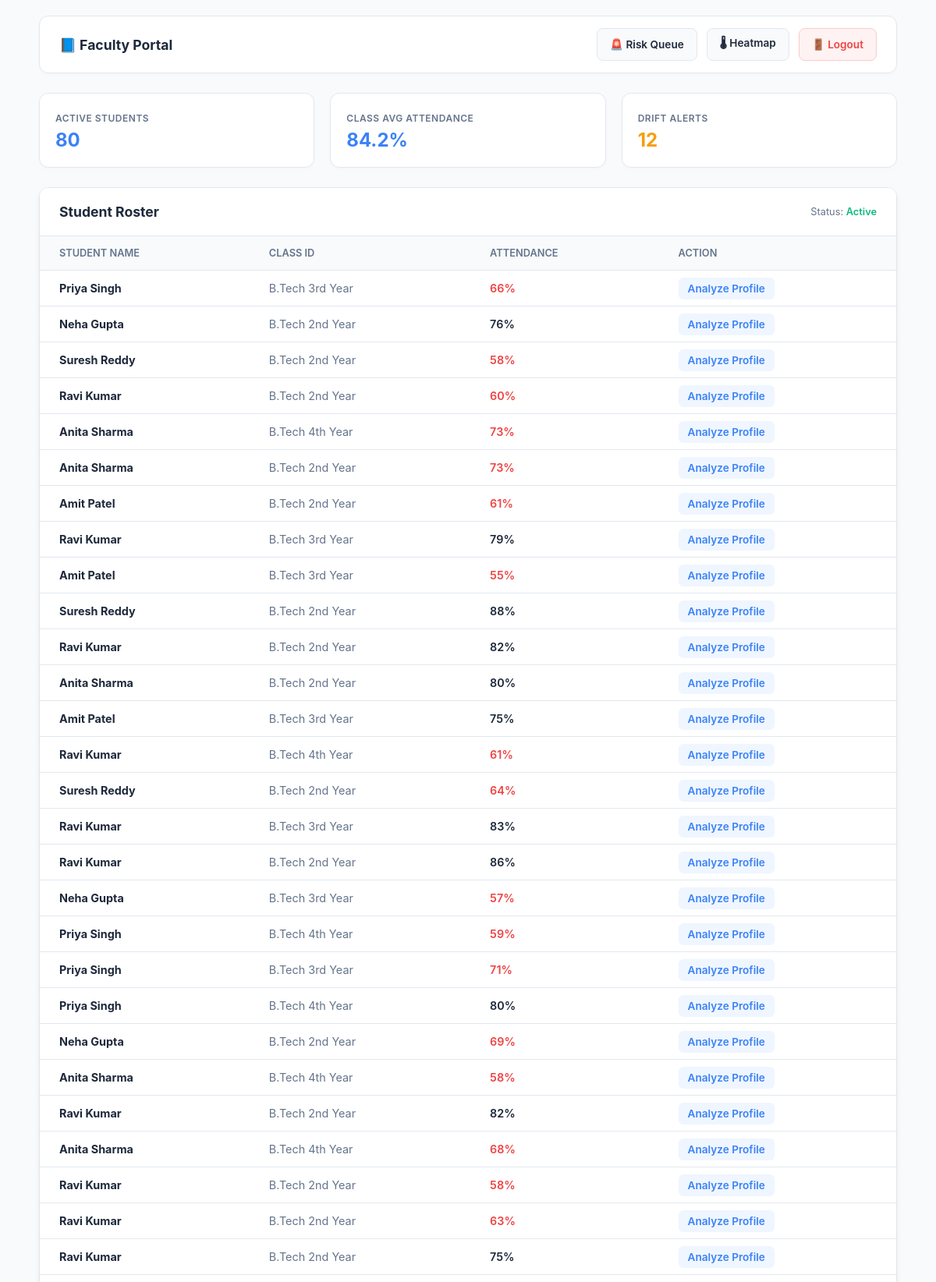
The page /faculty (signed in, upper part) on the database its author committed.
### tables this page shows
CREATE TABLE students (
    id INTEGER PRIMARY KEY AUTOINCREMENT,
    name TEXT,
    email TEXT UNIQUE,
    father TEXT,
    mother TEXT,
    mobile TEXT,
    class TEXT,
    attendance INTEGER,
    exams_attempted INTEGER,
    extracurricular TEXT
);

### app.py (the view)
@app.route("/faculty")
def faculty_dashboard():
    if session.get("role") != "faculty":
        return redirect("/login")
    con = db()
    cur = con.cursor()
    cur.execute("SELECT id, name, class, attendance FROM students")
    students = cur.fetchall()
    con.close()
    return render_template("faculty_dashboard.html", students=students)

### app.py (called while the page is built)
def db():
    return sqlite3.connect("database.db")

### templates/faculty_dashboard.html (shortened to what this page needs)
<!DOCTYPE html>
<html lang="en">
<head>
</head>
<body>
<div class="dashboard-wrapper">
    <nav class="top-nav">
        <div class="nav-brand">📘 Faculty Portal</div>
        <div class="nav-links">
            <a href="/faculty/risk" class="nav-btn">🚨 Risk Queue</a>
            <a href="/faculty/heatmap" class="nav-btn">🌡 Heatmap</a>
            <a href="/logout" class="nav-btn btn-logout">🚪 Logout</a>
        </div>
    </nav>
    <div class="summary-stats">
        <div class="stat-card">
            <small>Active Students</small>
            <div>{{ students|length }}</div>
        </div>
        <div class="stat-card">
            <small>Class Avg Attendance</small>
            <div>84.2%</div>
        </div>
        <div class="stat-card">
            <small>Drift Alerts</small>
            <div style="color: #f59e0b;">12</div>
        </div>
    </div>
    <div class="table-card">
        <div class="table-header">
            <h2>Student Roster</h2>
            <div style="font-size: 0.8rem; color: var(--text-gray);">Status: <span style="color: #10b981; font-weight: 600;">Active</span></div>
        </div>
        <table>
            <thead>
                <tr>
                    <th>Student Name</th>
                    <th>Class ID</th>
                    <th>Attendance</th>
                    <th>Action</th>
                </tr>
            </thead>
            <tbody>
                {% for s in students %}
                <tr>
                    <td><strong>{{ s[1] }}</strong></td>
                    <td><span style="color: var(--text-gray);">{{ s[2] }}</span></td>
                    <td>
                        <span style="font-weight: 600; color: {% if s[3]|int < 75 %}var(--danger-red){% else %}#1e293b{% endif %}">
                            {{ s[3] }}%
                        </span>
                    </td>
                    <td>
                        <a href="/faculty/student/{{ s[0] }}" class="view-link">Analyze Profile</a>
                    </td>
                </tr>
                {% endfor %}
            </tbody>
        </table>
    </div>
</div>
</body>
</html>

### templates/faculty_dashboard.html (style rules this page uses)
:root { --primary-navy: #1e293b; --accent-blue: #3b82f6; --bg-slate: #f8fafc; --white: #ffffff; --border-color: #e2e8f0; --text-gray: #64748b; --danger-red: #ef4444; }
body { font-family: 'Inter', -apple-system, BlinkMacSystemFont, "Segoe UI", Roboto, sans-serif; background-color: var(--bg-slate); color: var(--primary-navy); margin: 0; padding: 20px; }
.dashboard-wrapper { max-width: 1100px; margin: 0 auto; }
.top-nav { display: flex; justify-content: space-between; align-items: center; background: var(--white); padding: 15px 25px; border-radius: 12px; border: 1px solid var(--border-color); margin-bottom: 25px; box-shadow: 0 2px 4px rgba(0,0,0,0.02); }
.nav-brand { font-weight: 700; font-size: 1.1rem; color: var(--primary-navy); }
.nav-links { display: flex; gap: 12px; }
.nav-btn { text-decoration: none; padding: 8px 16px; border-radius: 8px; font-size: 0.85rem; font-weight: 600; background: var(--bg-slate); color: var(--primary-navy); border: 1px solid var(--border-color); transition: all 0.2s; display: flex; align-items: center; gap: 6px; }
.btn-logout { color: var(--danger-red); border-color: #fecaca; background: #fef2f2; }
.summary-stats { display: grid; grid-template-columns: repeat(auto-fit, minmax(200px, 1fr)); gap: 20px; margin-bottom: 25px; }
.stat-card { background: var(--white); padding: 20px; border-radius: 12px; border: 1px solid var(--border-color); box-shadow: 0 2px 4px rgba(0,0,0,0.02); }
.stat-card small { color: var(--text-gray); font-size: 0.75rem; text-transform: uppercase; letter-spacing: 0.5px; font-weight: 600; }
.stat-card div { font-size: 1.5rem; font-weight: 700; margin-top: 5px; color: var(--accent-blue); }
.table-card { background: var(--white); border-radius: 12px; border: 1px solid var(--border-color); box-shadow: 0 4px 6px -1px rgba(0, 0, 0, 0.1); overflow: hidden; }
.table-header { padding: 20px 25px; border-bottom: 1px solid var(--border-color); background: #fff; display: flex; justify-content: space-between; align-items: center; }
h2 { margin: 0; font-size: 1.1rem; font-weight: 700; }
table { width: 100%; border-collapse: collapse; }
th { background: #f8fafc; text-align: left; padding: 14px 25px; font-size: 0.8rem; font-weight: 600; color: var(--text-gray); text-transform: uppercase; border-bottom: 1px solid var(--border-color); }
td { padding: 14px 25px; border-bottom: 1px solid var(--border-color); font-size: 0.9rem; }
.view-link { color: var(--accent-blue); text-decoration: none; font-weight: 600; padding: 6px 12px; border-radius: 6px; background: #eff6ff; font-size: 0.85rem; transition: all 0.2s; }

### rows shown on the page
students: name "Priya Singh", class "B.Tech 3rd Year", attendance "66"
students: name "Neha Gupta", class "B.Tech 2nd Year", attendance "76"
students: name "Suresh Reddy", class "B.Tech 2nd Year", attendance "58"
students: name "Ravi Kumar", class "B.Tech 2nd Year", attendance "60"
students: name "Anita Sharma", class "B.Tech 4th Year", attendance "73"
students: name "Anita Sharma", class "B.Tech 2nd Year", attendance "73"
students: name "Amit Patel", class "B.Tech 2nd Year", attendance "61"
students: name "Ravi Kumar", class "B.Tech 3rd Year", attendance "79"
students: name "Amit Patel", class "B.Tech 3rd Year", attendance "55"
students: name "Suresh Reddy", class "B.Tech 2nd Year", attendance "88"
students: name "Ravi Kumar", class "B.Tech 2nd Year", attendance "82"
students: name "Anita Sharma", class "B.Tech 2nd Year", attendance "80"
students: name "Amit Patel", class "B.Tech 3rd Year", attendance "75"
students: name "Ravi Kumar", class "B.Tech 4th Year", attendance "61"
students: name "Suresh Reddy", class "B.Tech 2nd Year", attendance "64"
students: name "Ravi Kumar", class "B.Tech 3rd Year", attendance "83"
students: name "Ravi Kumar", class "B.Tech 2nd Year", attendance "86"
students: name "Neha Gupta", class "B.Tech 3rd Year", attendance "57"
students: name "Priya Singh", class "B.Tech 4th Year", attendance "59"
students: name "Priya Singh", class "B.Tech 3rd Year", attendance "71"
students: name "Priya Singh", class "B.Tech 4th Year", attendance "80"
students: name "Neha Gupta", class "B.Tech 2nd Year", attendance "69"
students: name "Anita Sharma", class "B.Tech 4th Year", attendance "58"
students: name "Ravi Kumar", class "B.Tech 2nd Year", attendance "82"
students: name "Anita Sharma", class "B.Tech 4th Year", attendance "68"
students: name "Ravi Kumar", class "B.Tech 2nd Year", attendance "58"
students: name "Ravi Kumar", class "B.Tech 2nd Year", attendance "63"
students: name "Ravi Kumar", class "B.Tech 2nd Year", attendance "75"

### other values the page prints
{{ students|length }} "80"
